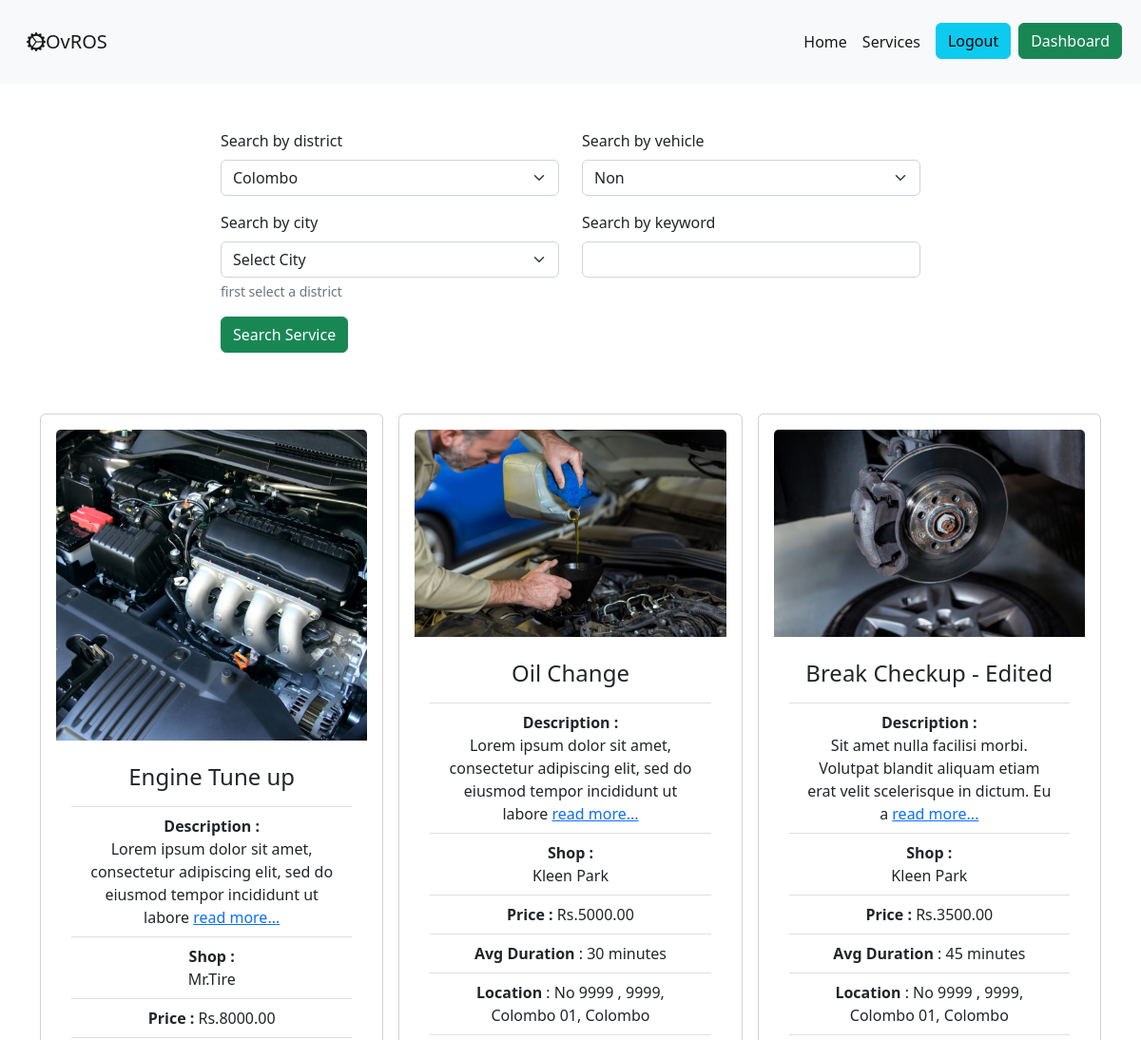
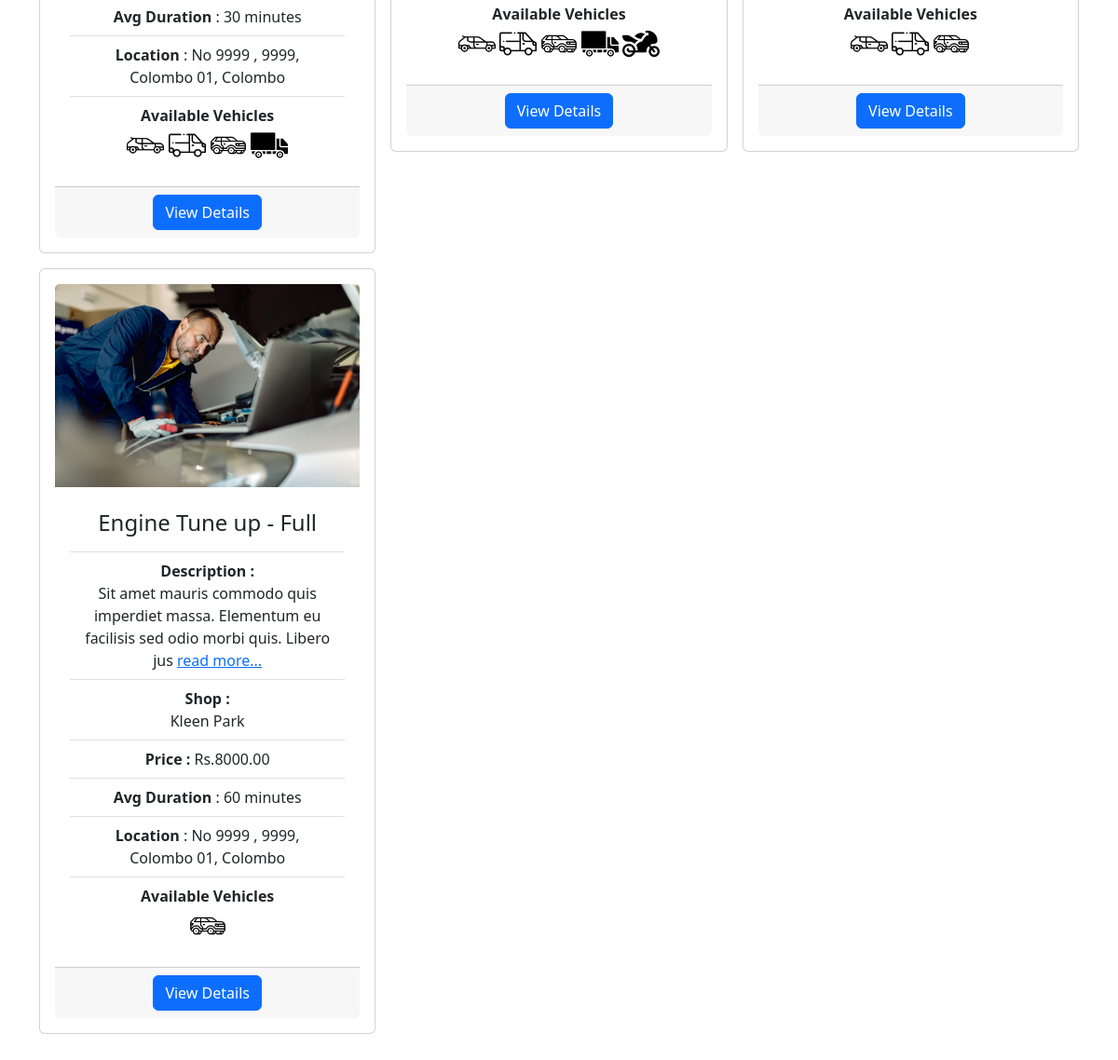
/services/ (signed in), run on the app's committed database (2 pictures, top to bottom).
### ovros_service_module/models.py (models this page shows, shortened)
class Service(models.Model):
    shop = models.ForeignKey(to=ShopProfile, on_delete=models.CASCADE)
    service_name = models.CharField(max_length=100)
    service_image = models.ImageField(upload_to='images/service_img', blank=True)
    service_description = models.CharField(max_length=500, default='', blank=True)
    service_price = models.DecimalField(max_digits=10, decimal_places=2)
    service_duration = models.CharField(max_length=5)
    is_for_car = models.BooleanField(verbose_name="Available for car", default=False)
    is_for_van = models.BooleanField(verbose_name="Available for van", default=False)
    is_for_suv = models.BooleanField(verbose_name="Available for suv", default=False)
    is_for_lorry = models.BooleanField(verbose_name="Available for lorry", default=False)
    is_for_bike = models.BooleanField(verbose_name="Available for bike", default=False)
    service_availability = models.BooleanField(
        verbose_name="Service availability",
        default=False,
        help_text="is service available currently"
    )
    date_created = models.DateField(auto_now_add=True)
    date_updated = models.DateField(auto_now=True)

### ovros_user_module/models.py (models this page shows, shortened)
class ShopProfile(models.Model):
    user = models.OneToOneField(settings.AUTH_USER_MODEL, on_delete=models.CASCADE)
    user_role = models.CharField('Type', max_length=40, choices=Types.choices, default=Types.USER_SHOP)
    shop_name = models.CharField(max_length=100, help_text="Service Shop name")
    shop_address_no = models.CharField(
        max_length=200,
        help_text="Service Shop address Number",
        default=9999
    )
    shop_address_street = models.CharField(
        max_length=200,
        help_text="Service Shop address street",
        default=9999
    )
    shop_address_city = models.CharField(
        max_length=200,
        help_text="Service Shop address city",
        default=9999
    )
    shop_address_district = models.CharField(
        max_length=200,
        help_text="Service Shop address district",
        default=9999
    )
    shop_contact = models.CharField(max_length=10)
    def get_full_address(self):
        return f'No {self.shop_address_no} , ' \
               f'{self.shop_address_street}, ' \
               f'{self.shop_address_city}, ' \
               f'{self.shop_address_district}'

### ovros_home/views.py (the view)
# urls.py: path('services/', services, name='services'),
def services(request):
    if request.method == 'GET':
        search(request)
    search_form01 = ServiceSearchForm01()
    search_form02 = ServiceSearchForm02()
    all_services = Service.objects.all()
    return render(request, 'services/service_list.html', {
        'services': all_services,
        'form01': search_form01,
        'form02': search_form02,
    })

### ovros_home/forms.py
class ServiceSearchForm01(forms.Form):
    search_by_district = forms.ChoiceField(choices=DISTRICTS, required=False, initial=DISTRICTS[1])
    search_by_city = forms.ChoiceField(required=False, help_text="first select a district", choices=DISTRICTS_CITY)

class ServiceSearchForm02(forms.Form):
    search_by_vehicle = forms.ChoiceField(required=False, choices=VEHICLE_TYPE, initial=VEHICLE_TYPE[0])
    search_by_Keyword = forms.CharField(required=False, max_length=50)

### ovros_user_module/context_processors.py (called while the page is built)
def profile_data(request):
    return {'profile_data': ProfileData(request)}

### templates/services/service_list.html (shortened to what this page needs)
{% extends 'base.html' %}
{% load static %}
{% load crispy_forms_tags %}
{% block content %}
    <section id="ovros-service">
        <form role="search" method="get" action="{% url 'home_search' %}">
            <div class="container">
                <div class="row mt-5 ">
                    <div class="col-lg-2 col-md-4"></div>
                    <div class="col-lg-4 col-md-4">
                        {{ form01|crispy }}
                    </div>
                    <div class="col-lg-4 col-md-4">
                        {{ form02 | crispy }}
                    </div>
                    <div class="col-lg-2 col-md-4"></div>
                </div>
                <div class="row  justify-content-center ">
                    <div class="col-lg-8 col-md-4 align-items-center">
                        <button class="btn btn-success text-nowrap" type="submit">Search Service</button>
                    </div>
                </div>
            </div>
        </form>
        <div class="container">
            <div class="row my-5 g-3">
                {% for service in services %}
                    <div class="col-12 col-md-6 col-lg-4">
                        <div class="card">
                            <div class="card-body text-center">
                                {% if service.service_image is None %}
                                    <img src="{% static 'images/service_vector.jpg' %}" class="card-img-top"
                                         alt="...">
                                {% else %}
                                    <img src="{{ service.service_image.url }}" class="card-img-top" alt="...">
                                {% endif %}
                                <div class="card-body">
                                    <div class="list-group">
                                        <ul class="list-group list-group-flush">
                                            <li class="list-group-item">
                                                <h4>{{ service.service_name }}</h4>
                                            </li>
                                            <li class="list-group-item">
                                                <strong>Description :</strong><br>
                                                {{ service.service_description  | slice:":100" }} <a
                                                    href="{% url 'service_detail' service.id %}">read more...</a></li>
                                            <li class="list-group-item">
                                                <strong>Shop :</strong><br>
                                                {{ service.shop.shop_name }}</li>
                                            <li class="list-group-item"><strong>Price
                                                : </strong><span>Rs.</span>{{ service.service_price }}</li>
                                            <li class="list-group-item"><strong>Avg Duration </strong>
                                                : {{ service.service_duration }} minutes
                                            </li>
                                            <li class="list-group-item"><strong>Location </strong>
                                                : {{ service.shop.get_full_address }}
                                            </li>
                                            <li class="list-group-item"><strong>Available Vehicles </strong>
                                                <div>
                                                    {% if service.is_for_car %}
                                                        <img height="40px" width="40px"
                                                             src="{% static 'icons/car_icon.png' %}">
                                                    {% endif %}
                                                    {% if service.is_for_van %}
                                                        <img height="40px" width="40px" class="bi"
                                                             src="{% static 'icons/van_icon.png' %}">
                                                    {% endif %}
                                                    {% if service.is_for_suv %}
                                                        <img height="40px" width="40px" class="bi"
                                                             src="{% static 'icons/suv_icon.png' %}">
                                                    {% endif %}
                                                    {% if service.is_for_lorry %}
                                                        <img height="40px" width="40px" class="bi"
                                                             src="{% static 'icons/lorry_icon.png' %}">
                                                    {% endif %}
                                                    {% if service.is_for_bike %}
                                                        <img height="40px" width="40px" class="bi"
                                                             src="{% static 'icons/bike_icon.png' %}">
                                                    {% endif %}
                                                </div>
                                            </li>
                                        </ul>
                                    </div>
                                </div>
                                <div class="card-footer">
                                    <a href="{% url 'service_detail' service.id %}" class="btn btn-primary ">View
                                        Details</a>
                                </div>
                            </div>
                        </div>
                    </div>
                {% endfor %}
            </div>
        </div>
    </section>
{% endblock %}

### data on the page
Service: service_image (picture), service_name "Engine Tune up", service_description "Lorem ipsum dolor sit amet, consectetur adipiscing elit, sed do eiusmod tempor incididunt ut labore", shop.shop_name "Mr.Tire", service_price "8000.00", service_duration "30", shop.get_full_address "No 9999 , 9999, Colombo 01, Colombo", is_for_car True (drawn), is_for_van True (drawn), is_for_suv True (drawn), is_for_lorry True (drawn)
Service: service_image (picture), service_name "Oil Change", service_description "Lorem ipsum dolor sit amet, consectetur adipiscing elit, sed do eiusmod tempor incididunt ut labore", shop.shop_name "Kleen Park", service_price "5000.00", service_duration "30", shop.get_full_address "No 9999 , 9999, Colombo 01, Colombo", is_for_car True (drawn), is_for_van True (drawn), is_for_suv True (drawn), is_for_lorry True (drawn), is_for_bike True (drawn)
Service: service_image (picture), service_name "Break Checkup - Edited", service_description "Sit amet nulla facilisi morbi. Volutpat blandit aliquam etiam erat velit scelerisque in dictum. Eu a", shop.shop_name "Kleen Park", service_price "3500.00", service_duration "45", shop.get_full_address "No 9999 , 9999, Colombo 01, Colombo", is_for_car True (drawn), is_for_van True (drawn), is_for_suv True (drawn)
Service: service_image (picture), service_name "Engine Tune up - Full", service_description "Sit amet mauris commodo quis imperdiet massa. Elementum eu facilisis sed odio morbi quis. Libero jus", shop.shop_name "Kleen Park", service_price "8000.00", service_duration "60", shop.get_full_address "No 9999 , 9999, Colombo 01, Colombo", is_for_suv True (drawn)
